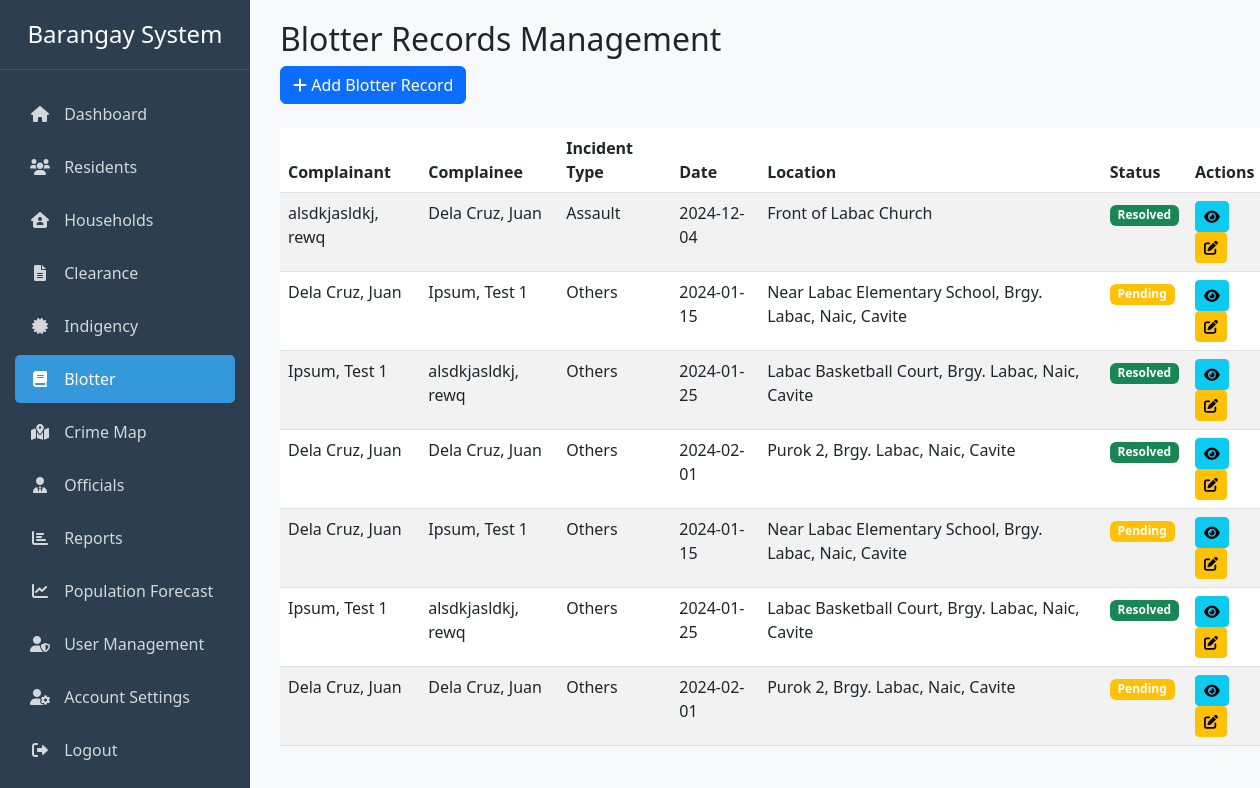
Page /blotter.php (signed in) on the committed database.
### tables this page shows
CREATE TABLE `blotter` (
  `id` int(11) NOT NULL,
  `complainant_id` int(11) DEFAULT NULL,
  `complainee_id` int(11) DEFAULT NULL,
  `incident_type` varchar(100) NOT NULL,
  `incident_date` date NOT NULL,
  `incident_location` text NOT NULL,
  `incident_details` text NOT NULL,
  `status` enum('Pending','Ongoing','Resolved','Dismissed') DEFAULT 'Pending',
  `resolution` text DEFAULT NULL,
  `created_at` timestamp NOT NULL DEFAULT current_timestamp(),
  `latitude` decimal(10,8) DEFAULT NULL,
  `longitude` decimal(11,8) DEFAULT NULL
);

### includes/permissions.php (called while the page is built, shortened)
<?php
function checkUserPermission($action) {
    $role = $_SESSION['role'];
    $permissions = [
        'admin' => [
            'create_resident' => true,
            'edit_resident' => true,
            'delete_resident' => true,
            'view_resident' => true,
            'create_household' => true,
            'edit_household' => true,
            'delete_household' => true,
            'view_household' => true,
            'create_indigency' => true,
            'edit_indigency' => true,
            'delete_indigency' => true,
            'view_indigency' => true,
            'print_indigency' => true,
            'create_clearance' => true,
            'edit_clearance' => true,
            'delete_clearance' => true,
            'view_clearance' => true,
            'print_clearance' => true,
            'view_officials' => true,
            'create_official' => true,
            'edit_official' => true,
            'end_official_term' => true,
            'create_blotter' => true,
            'edit_blotter' => true,
            'delete_blotter' => true,
            'view_blotter' => true,
            'change_blotter_status' => true
        ],
        'secretary' => [
            'create_resident' => false,
            'edit_resident' => false,
            'delete_resident' => false,
            'view_resident' => true,
            'create_household' => false,
            'edit_household' => false,
            'delete_household' => false,
            'view_household' => true,
            'create_indigency' => true,
            'edit_indigency' => false,
            'delete_indigency' => false,
            'view_indigency' => true,
            'print_indigency' => true,
            'create_clearance' => true,
            'edit_clearance' => false,
            'delete_clearance' => false,
            'view_clearance' => true,
            'print_clearance' => false,
            'view_officials' => true,
            'create_official' => false,
            'edit_official' => false,
            'end_official_term' => false,
            'create_blotter' => true,
            'edit_blotter' => true,
            'delete_blotter' => false,
            'view_blotter' => true,
            'change_blotter_status' => false
        ]
    ];
    return isset($permissions[$role][$action]) ? $permissions[$role][$action] : false;
}
?>

### blotter.php (the view, shortened to what this page needs)
<?php
require_once 'config.php';
require_once 'includes/permissions.php';
$query = "SELECT b.*,
                     CONCAT(c.last_name, ', ', c.first_name) as complainant_name,
                     CONCAT(r.last_name, ', ', r.first_name) as complainee_name
                     FROM blotter b
                     JOIN residents c ON b.complainant_id = c.id
                     JOIN residents r ON b.complainee_id = r.id
                     ORDER BY b.created_at DESC";
$result = $conn->query($query);
$blotters = $result->fetch_all(MYSQLI_ASSOC);
?>
<!DOCTYPE html>
<html lang="en">
<head>
    <link href="https://cdn.jsdelivr.net/npm/bootstrap@5.3.0/dist/css/bootstrap.min.css" rel="stylesheet">
    <link href="https://cdn.datatables.net/1.13.4/css/dataTables.bootstrap5.min.css" rel="stylesheet">
    <link href="css/sidebar.css" rel="stylesheet">
</head>
<body>
    <div class="container-fluid">
        <div class="row">
            <?php require_once __DIR__ . '/includes/header.php'; ?>
            <div class="col-md-9 col-lg-10 main-content">
                <div class="row mb-4">
                    <div class="col-12">
                        <h2>Blotter Records Management</h2>
                        <?php if (checkUserPermission('create_blotter')): ?>
                        <button class="btn btn-primary" data-bs-toggle="modal" data-bs-target="#addBlotterModal">
                            <i class="fas fa-plus"></i> Add Blotter Record
                        </button>
                        <?php endif; ?>
                    </div>
                </div>
                <div class="table-responsive">
                    <table id="blotterTable" class="table table-striped">
                        <thead>
                            <tr>
                                <th>Complainant</th>
                                <th>Complainee</th>
                                <th>Incident Type</th>
                                <th>Date</th>
                                <th>Location</th>
                                <th>Status</th>
                                <th>Actions</th>
                            </tr>
                        </thead>
                        <tbody>
                            <?php foreach ($blotters as $blotter): ?>
                            <tr>
                                <td><?= $blotter['complainant_name'] ?></td>
                                <td><?= $blotter['complainee_name'] ?></td>
                                <td><?= $blotter['incident_type'] ?></td>
                                <td><?= $blotter['incident_date'] ?></td>
                                <td><?= $blotter['incident_location'] ?></td>
                                <td>
                                    <span class="badge bg-<?= $blotter['status'] == 'Resolved' ? 'success' : ($blotter['status'] == 'Dismissed' ? 'danger' : ($blotter['status'] == 'Ongoing' ? 'primary' : 'warning')) ?>">
                                        <?= $blotter['status'] ?>
                                    </span>
                                </td>
                                <td>
                                    <?php if (checkUserPermission('edit_blotter')): ?>
                                    <button class="btn btn-sm btn-info" title="View Details" data-bs-toggle="modal"
                                            data-bs-target="#viewBlotterModal<?= $blotter['id'] ?>">
                                        <i class="fas fa-eye"></i>
                                    </button>
                                    <?php if (checkUserPermission('change_blotter_status')): ?>
                                    <button class="btn btn-sm btn-warning" title="Update Status" data-bs-toggle="modal"
                                            data-bs-target="#updateStatusModal<?= $blotter['id'] ?>">
                                        <i class="fas fa-edit"></i>
                                    </button>
                                    <?php endif; ?>
                                    <?php endif; ?>
                                </td>
                            </tr>
                            <?php endforeach; ?>
                        </tbody>
                    </table>
                </div>
            </div>
        </div>
    </div>
</body>
</html>

### css/sidebar.css (style rules this page uses)
.main-content { margin-left: 250px; padding: 20px 30px; min-height: 100vh; background-color: #f8f9fa; }

### rows in the picture
blotter: complainant_name "alsdkjasldkj, rewq", complainee_name "Dela Cruz, Juan", incident_type "Assault", incident_date "2024-12-04", incident_location "Front of Labac Church", status "Resolved"
blotter: complainant_name "Dela Cruz, Juan", complainee_name "Ipsum, Test 1", incident_type "Others", incident_date "2024-01-15", incident_location "Near Labac Elementary School, Brgy. Labac, Naic, Cavite", status "Pending"
blotter: complainant_name "Ipsum, Test 1", complainee_name "alsdkjasldkj, rewq", incident_type "Others", incident_date "2024-01-25", incident_location "Labac Basketball Court, Brgy. Labac, Naic, Cavite", status "Resolved"
blotter: complainant_name "Dela Cruz, Juan", complainee_name "Dela Cruz, Juan", incident_type "Others", incident_date "2024-02-01", incident_location "Purok 2, Brgy. Labac, Naic, Cavite", status "Resolved"
blotter: complainant_name "Dela Cruz, Juan", complainee_name "Ipsum, Test 1", incident_type "Others", incident_date "2024-01-15", incident_location "Near Labac Elementary School, Brgy. Labac, Naic, Cavite", status "Pending"
blotter: complainant_name "Ipsum, Test 1", complainee_name "alsdkjasldkj, rewq", incident_type "Others", incident_date "2024-01-25", incident_location "Labac Basketball Court, Brgy. Labac, Naic, Cavite", status "Resolved"
blotter: complainant_name "Dela Cruz, Juan", complainee_name "Dela Cruz, Juan", incident_type "Others", incident_date "2024-02-01", incident_location "Purok 2, Brgy. Labac, Naic, Cavite", status "Pending"
